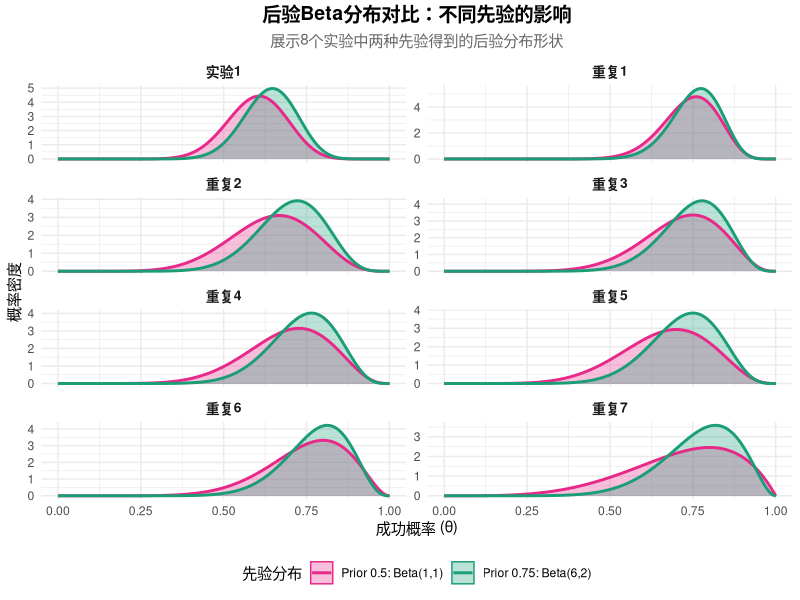
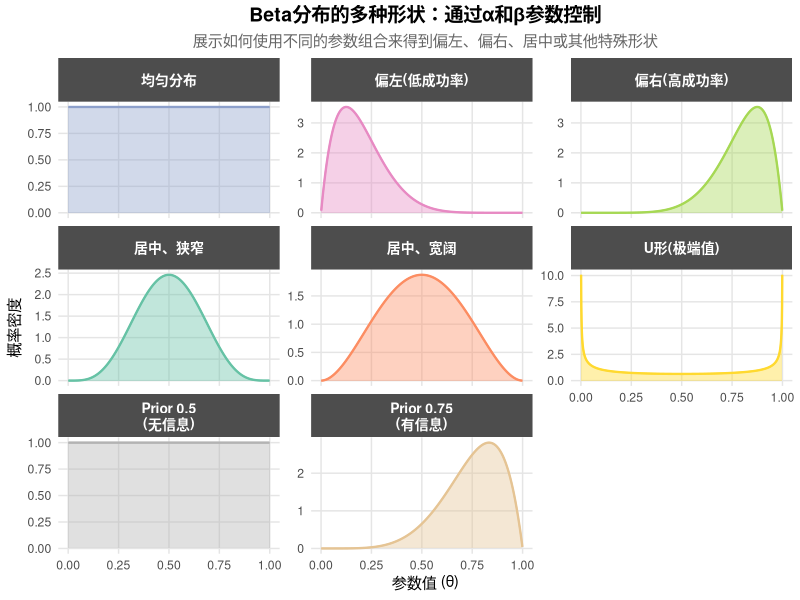
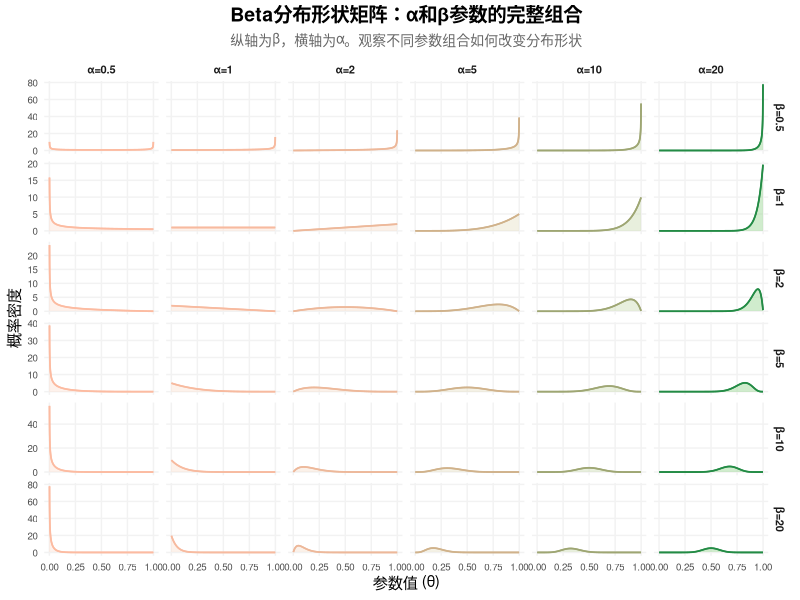
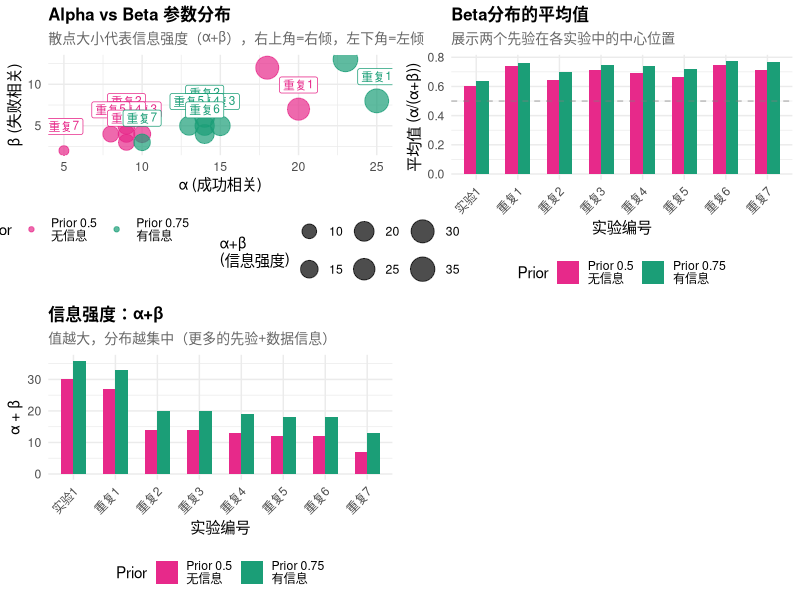

Write the R code that produced these figures, in order.
# ╔═══════════════════════════════════════════════════════════════════╗
# ║   Beta分布可视化完整代码                                          ║
# ║   根据α和β参数展示各种分布形状：偏左、偏右、居中                  ║
# ║   基于CMU实验的8个样本数据                                        ║
# ╚═══════════════════════════════════════════════════════════════════╝

library(ggplot2)
library(dplyr)
library(tidyr)
library(gridExtra)

cat("\n╔═══════════════════════════════════════════════════════════════════╗\n")
cat("║         Beta分布可视化分析 - 加载成功                          ║\n")
cat("╚═══════════════════════════════════════════════════════════════════╝\n\n")

# ============================================================
# 第一部分：准备8个实验的数据
# ============================================================

cat("【第一步】准备实验数据...\n")

raw_data <- data.frame(
  exp_name = c("实验1", "重复1", "重复2", "重复3", "重复4", "重复5", "重复6", "重复7"),
  n = c(28, 25, 12, 12, 11, 10, 10, 5),
  x = c(17, 19, 8, 9, 8, 7, 8, 4),
  stringsAsFactors = FALSE
) %>%
  mutate(
    # Prior 0.5 的后验参数
    post_05_a = 1 + x,
    post_05_b = 1 + (n - x),
    
    # Prior 0.75 的后验参数
    post_75_a = 6 + x,
    post_75_b = 2 + (n - x)
  )

cat("✓ 数据已准备\n\n")

# ============================================================
# 可视化1：8个实验的后验Beta分布对比图
# ============================================================

cat("【可视化1】绘制8个实验的后验Beta分布对比...\n\n")

# 生成Beta分布的x值范围
x_vals <- seq(0, 1, by = 0.001)

# 为每个实验生成两个先验的Beta分布
beta_data <- expand.grid(
  theta = x_vals,
  exp_name = raw_data$exp_name,
  Prior = c("Prior 0.5", "Prior 0.75")
) %>%
  left_join(
    raw_data %>% 
      select(exp_name, post_05_a, post_05_b, post_75_a, post_75_b),
    by = "exp_name"
  ) %>%
  mutate(
    density = case_when(
      Prior == "Prior 0.5" ~ dbeta(theta, post_05_a, post_05_b),
      Prior == "Prior 0.75" ~ dbeta(theta, post_75_a, post_75_b)
    ),
    alpha = case_when(
      Prior == "Prior 0.5" ~ post_05_a,
      Prior == "Prior 0.75" ~ post_75_a
    ),
    beta = case_when(
      Prior == "Prior 0.5" ~ post_05_b,
      Prior == "Prior 0.75" ~ post_75_b
    ),
    mode = (alpha - 1) / (alpha + beta - 2),
    mean = alpha / (alpha + beta)
  ) %>%
  filter(!is.na(density))

# 创建分面图
plot1 <- ggplot(beta_data, aes(x = theta, y = density, color = Prior, fill = Prior)) +
  geom_area(alpha = 0.3, position = "identity") +
  geom_line(linewidth = 1) +
  facet_wrap(~exp_name, ncol = 2, scales = "free_y") +
  scale_color_manual(
    values = c("Prior 0.5" = "#E7298A", "Prior 0.75" = "#1B9E77"),
    labels = c("Prior 0.5: Beta(1,1)", "Prior 0.75: Beta(6,2)")
  ) +
  scale_fill_manual(
    values = c("Prior 0.5" = "#E7298A", "Prior 0.75" = "#1B9E77"),
    labels = c("Prior 0.5: Beta(1,1)", "Prior 0.75: Beta(6,2)")
  ) +
  labs(
    title = "后验Beta分布对比：不同先验的影响",
    subtitle = "展示8个实验中两种先验得到的后验分布形状",
    x = "成功概率 (θ)",
    y = "概率密度",
    color = "先验分布",
    fill = "先验分布"
  ) +
  theme_minimal() +
  theme(
    plot.title = element_text(size = 14, face = "bold", hjust = 0.5),
    plot.subtitle = element_text(size = 11, hjust = 0.5, color = "gray40"),
    legend.position = "bottom",
    strip.text = element_text(face = "bold", size = 10)
  )

print(plot1)
cat("✓ 已显示\n\n")


# ============================================================
# 可视化2：Beta分布的多种形状
# ============================================================

cat("【可视化2】绘制Beta分布的多种形状...\n\n")

# 构造各种典型的Beta分布参数
beta_distributions <- data.frame(
  name = c(
    "均匀分布", 
    "偏左(低成功率)",
    "偏右(高成功率)",
    "居中、狭窄",
    "居中、宽阔",
    "U形(极端值)",
    "Prior 0.5\n(无信息)",
    "Prior 0.75\n(有信息)"
  ),
  alpha = c(1, 2, 8, 5, 3, 0.5, 1, 6),
  beta = c(1, 8, 2, 5, 3, 0.5, 1, 2)
)

# 生成x值和密度
x_vals <- seq(0.001, 0.999, by = 0.001)

beta_plot_data <- expand.grid(
  theta = x_vals,
  dist_id = 1:nrow(beta_distributions)
) %>%
  left_join(
    beta_distributions %>% mutate(dist_id = row_number()),
    by = "dist_id"
  ) %>%
  mutate(
    density = dbeta(theta, alpha, beta),
    mode = (alpha - 1) / (alpha + beta - 2),
    mean = alpha / (alpha + beta)
  )

# 绘制所有分布
plot2 <- ggplot(beta_plot_data, aes(x = theta, y = density, fill = name, color = name)) +
  geom_area(alpha = 0.4, position = "identity") +
  geom_line(linewidth = 0.8) +
  facet_wrap(~factor(name, levels = beta_distributions$name), 
             ncol = 3, scales = "free_y") +
  scale_color_brewer(palette = "Set2", direction = -1) +
  scale_fill_brewer(palette = "Set2", direction = -1) +
  labs(
    title = "Beta分布的多种形状：通过α和β参数控制",
    subtitle = "展示如何使用不同的参数组合来得到偏左、偏右、居中或其他特殊形状",
    x = "参数值 (θ)",
    y = "概率密度"
  ) +
  guides(fill = "none", color = "none") +
  theme_minimal() +
  theme(
    plot.title = element_text(size = 14, face = "bold", hjust = 0.5),
    plot.subtitle = element_text(size = 11, hjust = 0.5, color = "gray40"),
    strip.text = element_text(face = "bold", size = 10, color = "white", 
                              margin = margin(5, 5, 5, 5)),
    strip.background = element_rect(fill = "gray30", color = NA),
    panel.grid.major = element_line(color = "gray90"),
    panel.grid.minor = element_blank()
  )

print(plot2)
cat("✓ 已显示\n\n")


# ============================================================
# 可视化3：Beta分布参数矩阵（α和β的完整组合）
# ============================================================

cat("【可视化3】绘制Beta分布参数矩阵（6×6）...\n\n")

# 定义不同的α和β组合
alpha_vals <- c(0.5, 1, 2, 5, 10, 20)
beta_vals <- c(0.5, 1, 2, 5, 10, 20)

# 生成所有组合
x_vals <- seq(0.001, 0.999, by = 0.001)

param_grid <- expand.grid(
  theta = x_vals,
  alpha = alpha_vals,
  beta = beta_vals
) %>%
  mutate(
    density = dbeta(theta, alpha, beta),
    param_label = paste0("α=", alpha, ", β=", beta)
  )

# 创建热力图：alpha和beta的参数矩阵
plot3 <- ggplot(param_grid, aes(x = theta, y = density, fill = alpha, color = alpha)) +
  geom_area(alpha = 0.5, position = "identity") +
  geom_line(linewidth = 0.6) +
  facet_grid(beta ~ alpha, scales = "free_y", 
             labeller = labeller(
               alpha = c("0.5" = "α=0.5", "1" = "α=1", "2" = "α=2", 
                        "5" = "α=5", "10" = "α=10", "20" = "α=20"),
               beta = c("0.5" = "β=0.5", "1" = "β=1", "2" = "β=2",
                       "5" = "β=5", "10" = "β=10", "20" = "β=20")
             )) +
  scale_fill_gradient(low = "#FEE5D9", high = "#A1D99B", guide = "none") +
  scale_color_gradient(low = "#FCBBA1", high = "#238B45", guide = "none") +
  labs(
    title = "Beta分布形状矩阵：α和β参数的完整组合",
    subtitle = "纵轴为β，横轴为α。观察不同参数组合如何改变分布形状",
    x = "参数值 (θ)",
    y = "概率密度"
  ) +
  theme_minimal() +
  theme(
    plot.title = element_text(size = 14, face = "bold", hjust = 0.5),
    plot.subtitle = element_text(size = 10, hjust = 0.5, color = "gray40"),
    strip.text.x = element_text(size = 8, face = "bold"),
    strip.text.y = element_text(size = 8, face = "bold"),
    panel.grid.major = element_line(color = "gray95"),
    panel.grid.minor = element_blank(),
    axis.text = element_text(size = 7)
  )

print(plot3)
cat("✓ 已显示\n\n")


# ============================================================
# 可视化4：你的数据中的参数分析
# ============================================================

cat("【可视化4】绘制参数分析图...\n\n")

# 收集你的数据中的所有参数
param_data <- data.frame(
  exp_name = rep(c("实验1", "重复1", "重复2", "重复3", "重复4", "重复5", "重复6", "重复7"), 2),
  Prior = c(rep("Prior 0.5\n无信息", 8), rep("Prior 0.75\n有信息", 8)),
  alpha = c(18, 20, 9, 10, 9, 8, 9, 5, 23, 25, 14, 15, 14, 13, 14, 10),
  beta = c(12, 7, 5, 4, 4, 4, 3, 2, 13, 8, 6, 5, 5, 5, 4, 3)
) %>%
  mutate(
    mean = alpha / (alpha + beta),
    ratio = alpha / beta,
    exp_num = rep(1:8, 2)
  )

# 图1：α和β的散点图
p1 <- ggplot(param_data, aes(x = alpha, y = beta, color = Prior, size = alpha + beta)) +
  geom_point(alpha = 0.7) +
  geom_label(aes(label = exp_name), size = 3, vjust = -1, show.legend = FALSE) +
  scale_color_manual(values = c("Prior 0.5\n无信息" = "#E7298A", "Prior 0.75\n有信息" = "#1B9E77")) +
  scale_size_continuous(range = c(3, 8), name = "α+β\n(信息强度)") +
  labs(
    title = "Alpha vs Beta 参数分布",
    subtitle = "散点大小代表信息强度（α+β），右上角=右倾，左下角=左倾",
    x = "α (成功相关)",
    y = "β (失败相关)"
  ) +
  theme_minimal() +
  theme(
    plot.title = element_text(size = 12, face = "bold"),
    plot.subtitle = element_text(size = 10, color = "gray40"),
    legend.position = "bottom"
  )

# 图2：平均值对比
p2 <- ggplot(param_data, aes(x = factor(exp_num), y = mean, fill = Prior, group = Prior)) +
  geom_col(position = "dodge", width = 0.6) +
  geom_hline(yintercept = 0.5, linetype = "dashed", color = "gray50", alpha = 0.5) +
  scale_fill_manual(values = c("Prior 0.5\n无信息" = "#E7298A", "Prior 0.75\n有信息" = "#1B9E77")) +
  labs(
    title = "Beta分布的平均值",
    subtitle = "展示两个先验在各实验中的中心位置",
    x = "实验编号",
    y = "平均值 (α/(α+β))"
  ) +
  scale_x_discrete(labels = c("1"="实验1", "2"="重复1", "3"="重复2", "4"="重复3",
                              "5"="重复4", "6"="重复5", "7"="重复6", "8"="重复7")) +
  theme_minimal() +
  theme(
    plot.title = element_text(size = 12, face = "bold"),
    plot.subtitle = element_text(size = 10, color = "gray40"),
    legend.position = "bottom",
    axis.text.x = element_text(angle = 45, hjust = 1)
  )

# 图3：信息强度
p3 <- ggplot(param_data, aes(x = factor(exp_num), y = alpha + beta, fill = Prior)) +
  geom_col(position = "dodge", width = 0.6) +
  scale_fill_manual(values = c("Prior 0.5\n无信息" = "#E7298A", "Prior 0.75\n有信息" = "#1B9E77")) +
  labs(
    title = "信息强度：α+β",
    subtitle = "值越大，分布越集中（更多的先验+数据信息）",
    x = "实验编号",
    y = "α + β"
  ) +
  scale_x_discrete(labels = c("1"="实验1", "2"="重复1", "3"="重复2", "4"="重复3",
                              "5"="重复4", "6"="重复5", "7"="重复6", "8"="重复7")) +
  theme_minimal() +
  theme(
    plot.title = element_text(size = 12, face = "bold"),
    plot.subtitle = element_text(size = 10, color = "gray40"),
    legend.position = "bottom",
    axis.text.x = element_text(angle = 45, hjust = 1)
  )

# 组合显示
gridExtra::grid.arrange(p1, p2, p3, ncol = 2)
cat("✓ 已显示\n\n")


# ============================================================
# 生成参考表
# ============================================================

cat("╔═══════════════════════════════════════════════════════════════════╗\n")
cat("║              Beta分布参数参考表                                  ║\n")
cat("╚═══════════════════════════════════════════════════════════════════╝\n\n")

beta_reference <- data.frame(
  分布类型 = c(
    "均匀分布",
    "偏左(低值)",
    "偏右(高值)",
    "居中尖峰",
    "居中平坦",
    "U形分布",
    "无信息先验(Prior 0.5)",
    "有信息先验(Prior 0.75)"
  ),
  α参数 = c(1, 2, 8, 5, 3, 0.5, 1, 6),
  β参数 = c(1, 8, 2, 5, 3, 0.5, 1, 2),
  平均值 = c(0.50, 0.20, 0.80, 0.50, 0.50, 0.50, 0.50, 0.75),
  众数说明 = c(
    "无众数(平坦)",
    "低值处",
    "高值处",
    "0.5处(尖锐)",
    "0.5处(平缓)",
    "两端(U形)",
    "无明确众数",
    "高值处(0.83)"
  ),
  应用场景 = c(
    "完全无知",
    "倾向低成功率",
    "倾向高成功率",
    "确信在0.5附近",
    "对0.5有弱信念",
    "相信极端值",
    "贝叶斯分析入门",
    "融入先验知识"
  )
)

print(beta_reference)

cat("\n")
cat("════════════════════════════════════════════════════════════════════\n\n")
cat("✨ Beta分布可视化分析完成！\n")
cat("📊 已生成4个主要可视化和1个参考表\n\n")

cat("【核心规律速记】\n")
cat("  • α > β  → 分布右倾（向高值倾斜）\n")
cat("  • α < β  → 分布左倾（向低值倾斜）\n")
cat("  • α = β  → 分布对称（中心在0.5）\n")
cat("  • α+β越大 → 分布越集中（信息量大）\n")
cat("  • α+β越小 → 分布越分散（信息量小）\n\n")
